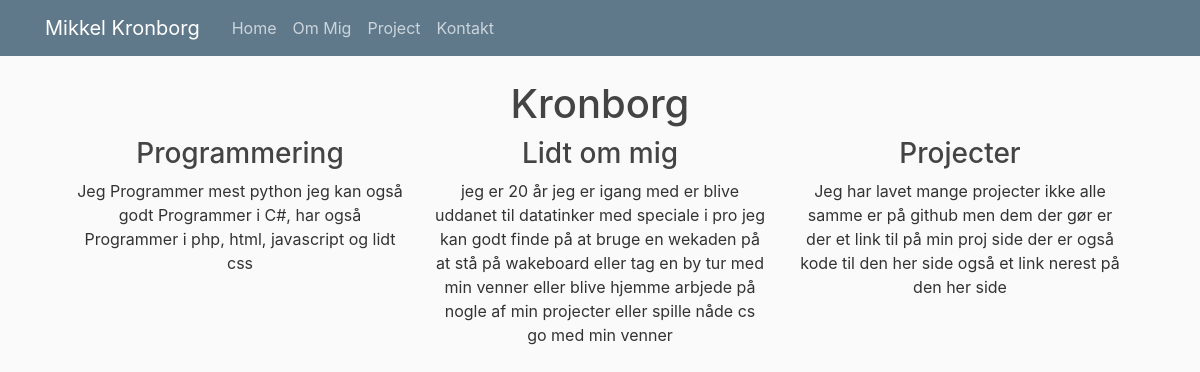
Before: / with the older database file.
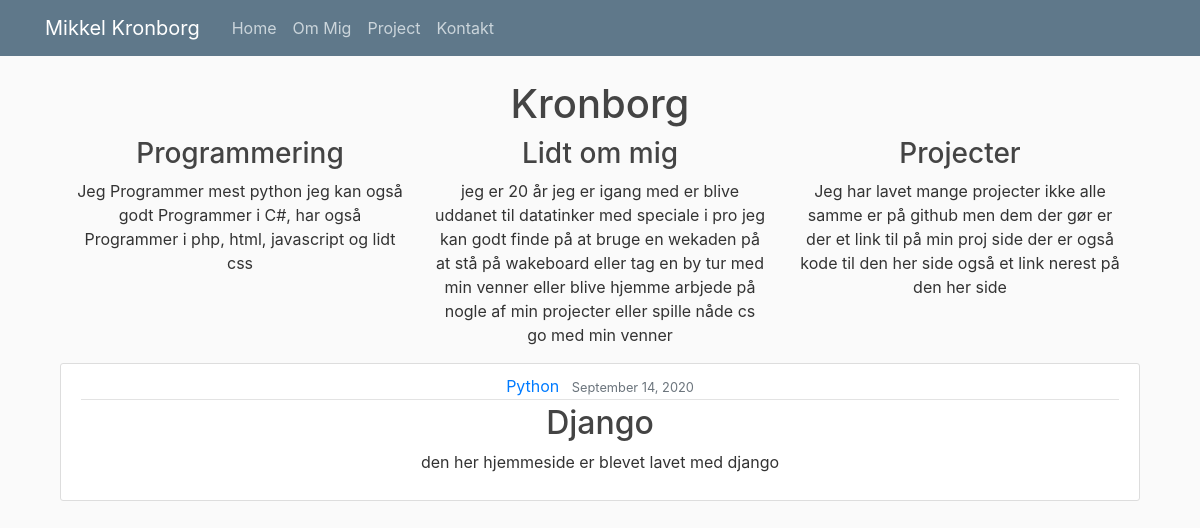
After: the same page with the newer database file.
### web/models.py (models this page shows, shortened)
class Post(models.Model):
    title = models.CharField(max_length=100)
    language = models.CharField(max_length=50)
    link = models.CharField(max_length=300)
    content = models.TextField()
    date_posted = models.DateTimeField(default=timezone.now)
    author = models.ForeignKey(User, on_delete=models.CASCADE)

### web/views.py (the view)
# urls.py: 2. Add a URL to urlpatterns:  path('', views.home, name='home')
def home(request):
    context = {
        'posts': Post.objects.all()
    }
    return render(request, 'web/home.html', context)

### web/templates/web/home.html
{% extends "web/base.html" %}
{% block content %}
    <h1 class="text-center">Kronborg</h1>
    <div class="container">
  <div class="row">
    <div class="col">
    </div>
    <div class="col-6">
    </div>
    <div class="col">
    </div>
  </div>
<div class="container text-center">
  <div class="row">
    <div class="col">
      <h3>Programmering</h3>
      <p>
          Jeg Programmer mest python jeg kan også godt Programmer i C#, har også Programmer i php, html, javascript og lidt css
      </p>
    </div>
    <div class="col">
      <h3>Lidt om mig</h3>
      <p>
          jeg er 20 år jeg er igang med er blive uddanet til datatinker med speciale i pro
          jeg kan godt finde på at bruge en wekaden på at stå på wakeboard
          eller tag en by tur med min venner eller blive hjemme arbjede på nogle af min projecter eller spille nåde cs go med min venner
      </p>
    </div>
    <div class="col">
        <h3>Projecter</h3>
        <p>
            Jeg har lavet mange projecter ikke alle samme er på github men dem der gør er der et link til på min proj side
            der er også kode til den her side også et link nerest på den her side
        </p>
    </div>
  </div>
</div>
        <div class="text-center">
      {% for post in posts %}
          {% if post.title == "Django" %}
            <article class="media content-section">
              <div class="media-body">
                <div class="article-metadata">
                  <a class="mr-2" href="#">{{ post.language }}</a>
                  <small class="text-muted">{{ post.date_posted|date:"F d, Y" }}</small>
                </div>
                <h2><a class="article-title" href="{{ post.link }}" target="_blank">{{ post.title }}</a></h2>
                <p class="article-content">{{ post.content }}</p>
              </div>
            </article>
          {% endif %}
        {% endfor %}
    </div>
{% endblock content %}

Changed rows visible on the page:
added Post: language "Python", date_posted "September 14, 2020", title "Django", content "den her hjemmeside er blevet lavet med django"
